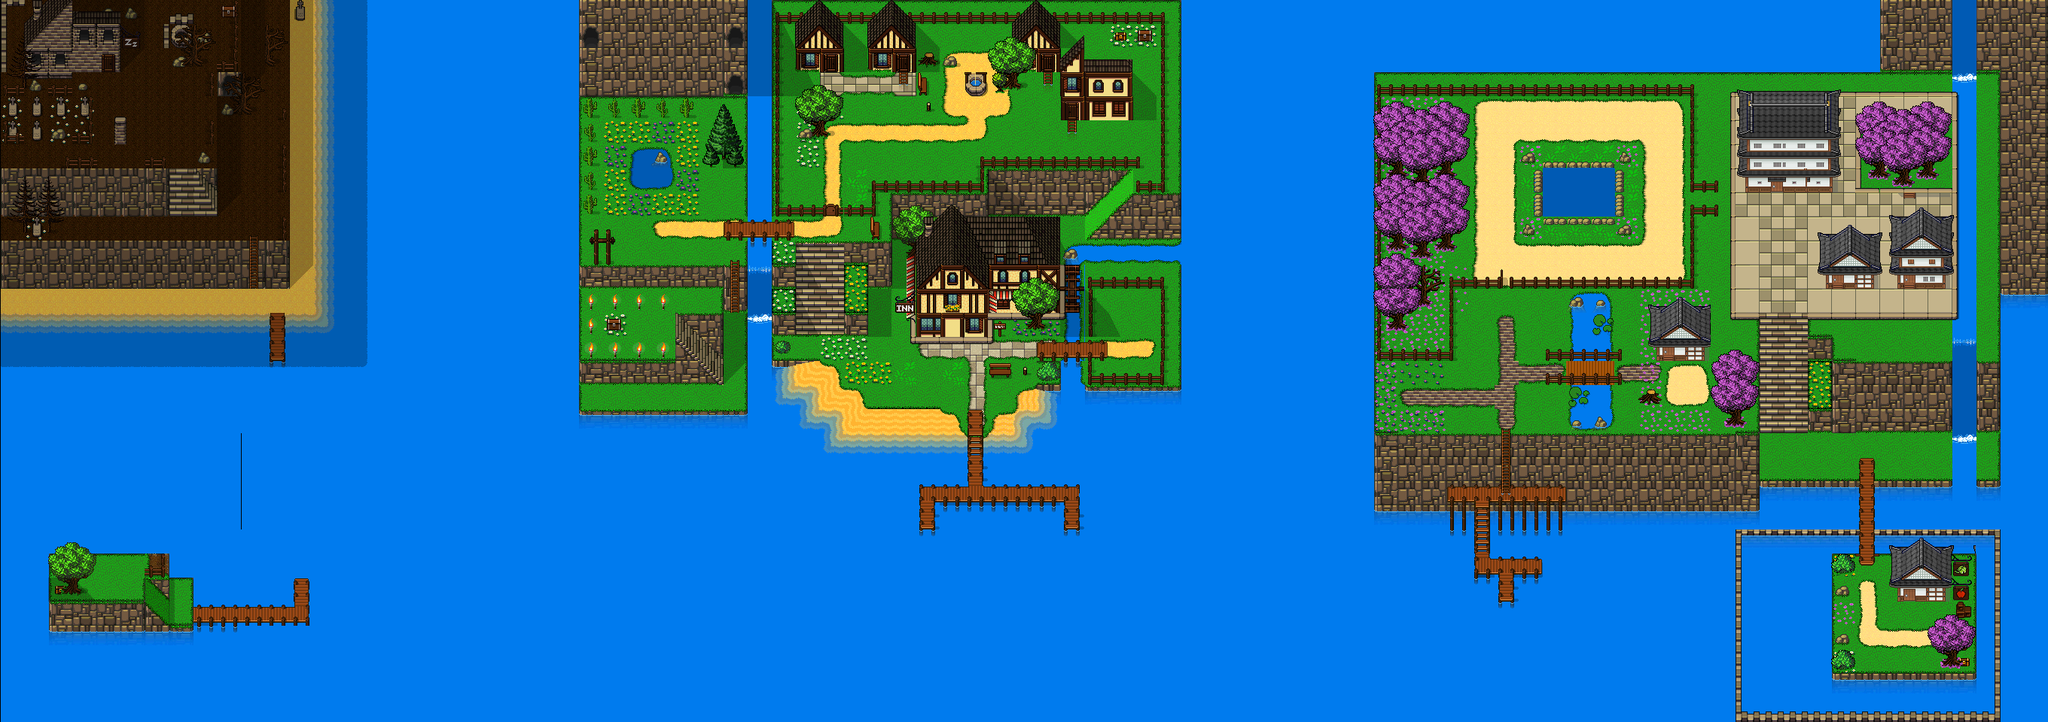

A level layout from a 2D game, rendered from its tile map. Below: a short description, then the map file with tile-grid data replaced by summaries:
An orthogonal 85x30 tile map with 32x32 px tiles, 10 tile layers (Tile Layer 1, Tile Layer 2, Tile Layer 3, Tile Layer 4, ...), 6 tilesets and 125 objects (121x Region2, 3x AnimatedTile, Player).

<map version="1.9" tiledversion="1.9.2" orientation="orthogonal" renderorder="right-down" width="85" height="30" tilewidth="32" tileheight="32" infinite="0" nextlayerid="14" nextobjectid="146">
 <properties>
  <property name="ghost" value="GhostSpriteSheet.png" />
  <property name="player" value="player.png" />
  <property name="tileset1" value="Slates [32x32px orthogonal tileset by Ivan Voirol].png" />
 </properties>
 <tileset firstgid="1" source="slates.tsx" />
 <tileset firstgid="1105" source="SlatesHFlipped.tsx" />
 <tileset firstgid="2209" source="slatesRotatedR.tsx" />
 <tileset firstgid="3313" source="slatesv2.tsx" />
 <tileset firstgid="4601" source="japan.tsx" />
 <tileset firstgid="5889" source="japaneseHouse.tsx" />
 <layer id="1" name="Tile Layer 1" width="85" height="30" offsetx="1.33333" offsety="0">
  <data>[2550 cells, 2510 non-empty, 139 distinct tile ids]</data>
 </layer>
 <layer id="2" name="Tile Layer 2" width="85" height="30" offsetx="1.33333" offsety="0">
  <data>[2550 cells, 575 non-empty, 215 distinct tile ids]</data>
 </layer>
 <layer id="3" name="Tile Layer 3" width="85" height="30" offsetx="0.666673" offsety="0.333333">
  <data>[2550 cells, 323 non-empty, 162 distinct tile ids]</data>
 </layer>
 <layer id="4" name="Tile Layer 4" width="85" height="30" offsetx="0.666667" offsety="0">
  <data>[2550 cells, 80 non-empty, 64 distinct tile ids]</data>
 </layer>
 <layer id="11" name="Tile Layer 9" width="85" height="30" offsetx="0.666667" offsety="0">
  <data>[2550 cells, 11 non-empty, 11 distinct tile ids]</data>
 </layer>
 <objectgroup id="7" name="Object Layer 1">
  <object id="5" name="ghost" class="Player" x="179.333" y="178.667" width="34" height="34">
   <properties>
    <property name="animSpeed" type="int" value="0" />
    <property name="callbackID" type="int" value="0" />
    <property name="numFrames" type="int" value="6" />
    <property name="startingID" type="int" value="0" />
    <property name="textureHeight" type="int" value="34" />
    <property name="textureID" value="ghost" />
    <property name="textureWidth" type="int" value="34" />
   </properties>
  </object>
  <object id="6" name="torch1" class="AnimatedTile" x="255.667" y="96.5" width="32" height="32">
   <properties>
    <property name="animSpeed" type="int" value="0" />
    <property name="callbackID" type="int" value="0" />
    <property name="numFrames" type="int" value="3" />
    <property name="startingID" type="int" value="1042" />
    <property name="textureHeight" type="int" value="32" />
    <property name="textureID" value="tileset1" />
    <property name="textureWidth" type="int" value="32" />
   </properties>
  </object>
  <object id="7" name="torch2" class="AnimatedTile" x="255.667" y="130.167" width="32" height="32">
   <properties>
    <property name="animSpeed" type="int" value="0" />
    <property name="callbackID" type="int" value="0" />
    <property name="numFrames" type="int" value="3" />
    <property name="startingID" type="int" value="1042" />
    <property name="textureHeight" type="int" value="32" />
    <property name="textureID" value="tileset1" />
    <property name="textureWidth" type="int" value="32" />
   </properties>
  </object>
  <object id="8" name="torch3" class="AnimatedTile" x="255" y="162" width="32" height="32">
   <properties>
    <property name="animSpeed" type="int" value="0" />
    <property name="callbackID" type="int" value="0" />
    <property name="numFrames" type="int" value="3" />
    <property name="startingID" type="int" value="1042" />
    <property name="textureHeight" type="int" value="32" />
    <property name="textureID" value="tileset1" />
    <property name="textureWidth" type="int" value="32" />
   </properties>
  </object>
 </objectgroup>
 <objectgroup id="13" name="Collision Zones">
  <object id="10" name="islandcz1" class="Region2" x="3" y="226.5" width="218.5" height="60">
   <properties>
    <property name="animSpeed" type="int" value="0" />
    <property name="callbackID" type="int" value="0" />
    <property name="island" value="ghostIsland" />
    <property name="numFrames" type="int" value="0" />
    <property name="startingID" type="int" value="0" />
    <property name="textureHeight" type="int" value="0" />
    <property name="textureID" value="nil" />
    <property name="textureWidth" type="int" value="0" />
   </properties>
  </object>
  <object id="83" name="islandcz1" class="Region2" x="1.66667" y="1.16667" width="309.833" height="6">
   <properties>
    <property name="animSpeed" type="int" value="0" />
    <property name="callbackID" type="int" value="0" />
    <property name="island" value="ghostIsland" />
    <property name="numFrames" type="int" value="0" />
    <property name="startingID" type="int" value="0" />
    <property name="textureHeight" type="int" value="0" />
    <property name="textureID" value="nil" />
    <property name="textureWidth" type="int" value="0" />
   </properties>
  </object>
  <object id="84" name="islandcz1" class="Region2" x="1.66667" y="1.83333" width="6.5" height="422.667">
   <properties>
    <property name="animSpeed" type="int" value="0" />
    <property name="callbackID" type="int" value="0" />
    <property name="island" value="ghostIsland" />
    <property name="numFrames" type="int" value="0" />
    <property name="startingID" type="int" value="0" />
    <property name="textureHeight" type="int" value="0" />
    <property name="textureID" value="nil" />
    <property name="textureWidth" type="int" value="0" />
   </properties>
  </object>
  </objectgroup>
 <layer id="5" name="Tile Layer 5" width="85" height="30" offsetx="0.666667" offsety="0">
  <data>[2550 cells, 99 non-empty, 61 distinct tile ids]</data>
 </layer>
 <layer id="12" name="Tile Layer 10" width="85" height="30">
  <data>[2550 cells, 6 non-empty, 6 distinct tile ids]</data>
 </layer>
 <layer id="8" name="Shadow Layer 1" width="85" height="30" offsetx="0.666667" offsety="0">
  <data>[2550 cells, 69 non-empty, 7 distinct tile ids]</data>
 </layer>
 <layer id="9" name="Shadow Layer 2" width="85" height="30">
  <data>[2550 cells, 0 non-empty, 0 distinct tile ids]</data>
 </layer>
 <layer id="6" name="ghost town shadow layer" width="85" height="30">
  <data>[2550 cells, 256 non-empty, 4 distinct tile ids]</data>
 </layer>
</map>
<!-- 118 of 125 objects omitted -->
